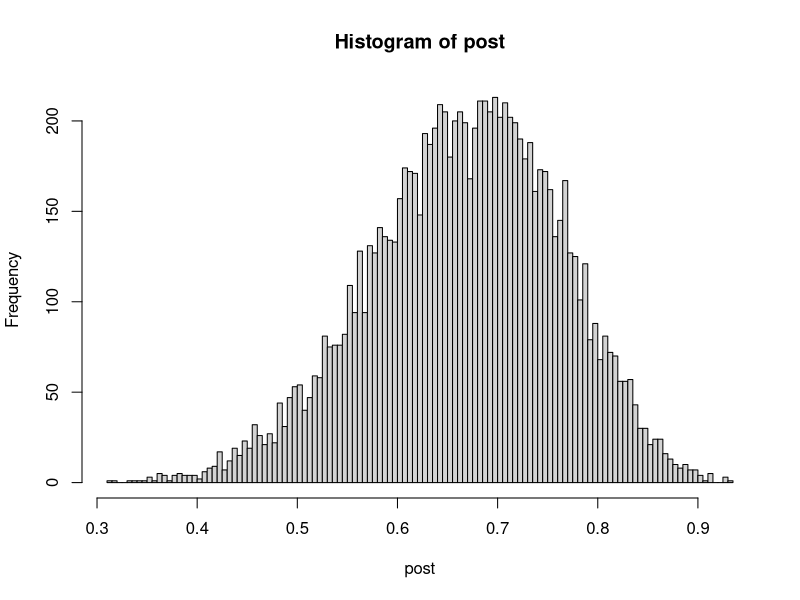
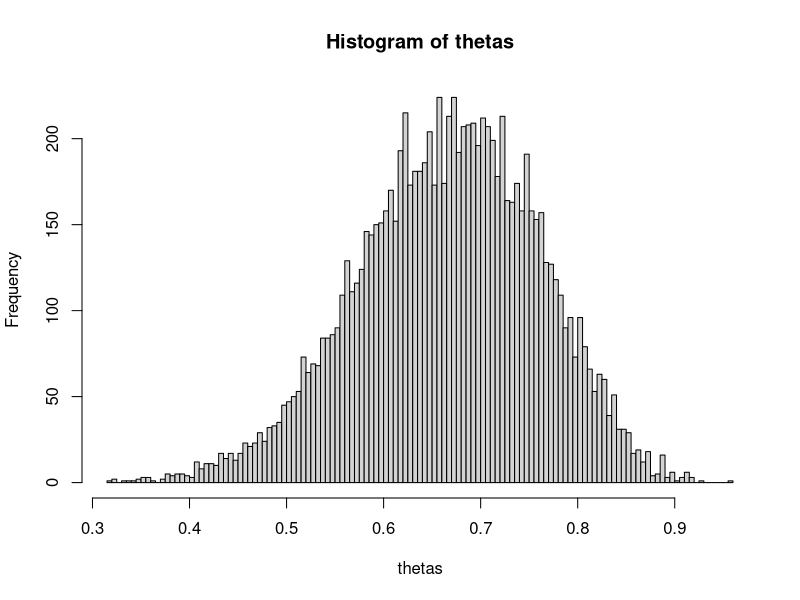
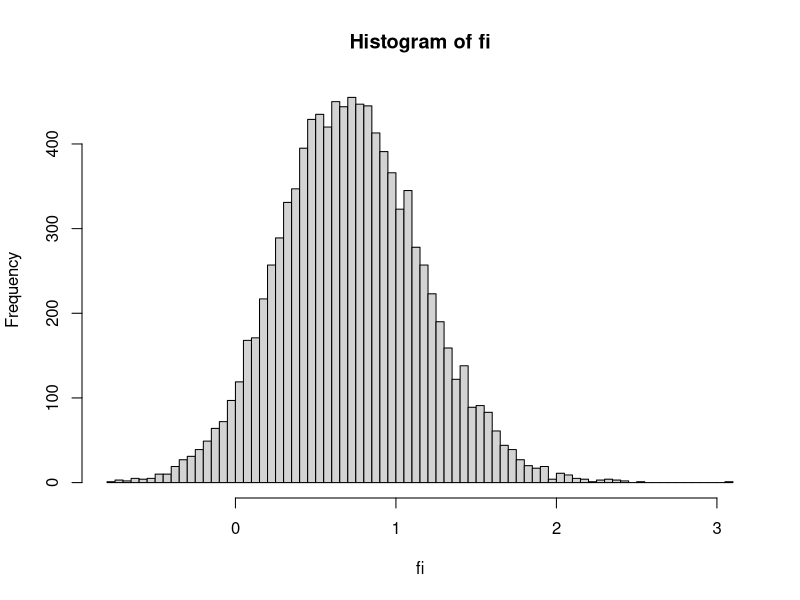
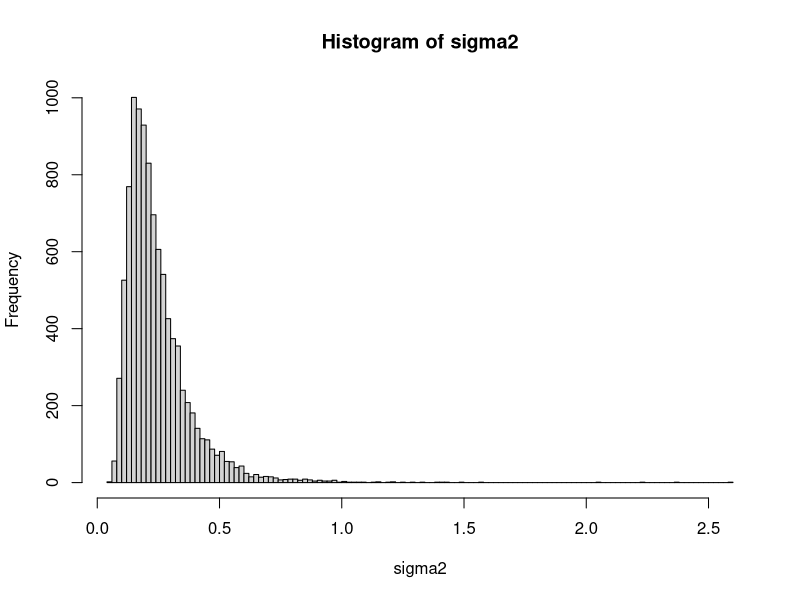
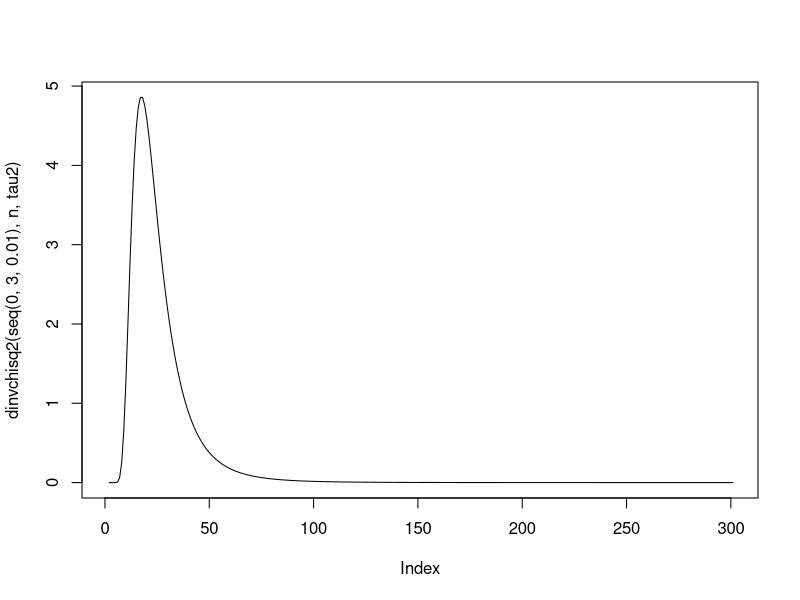
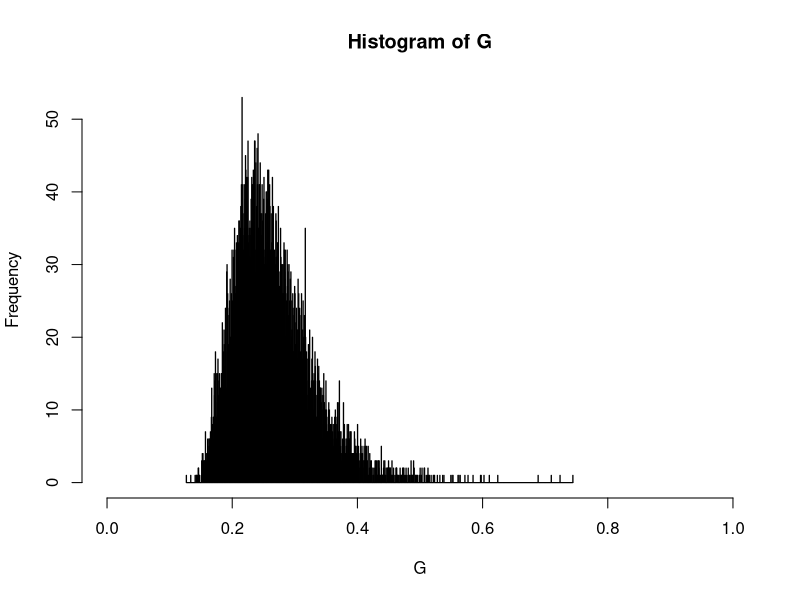
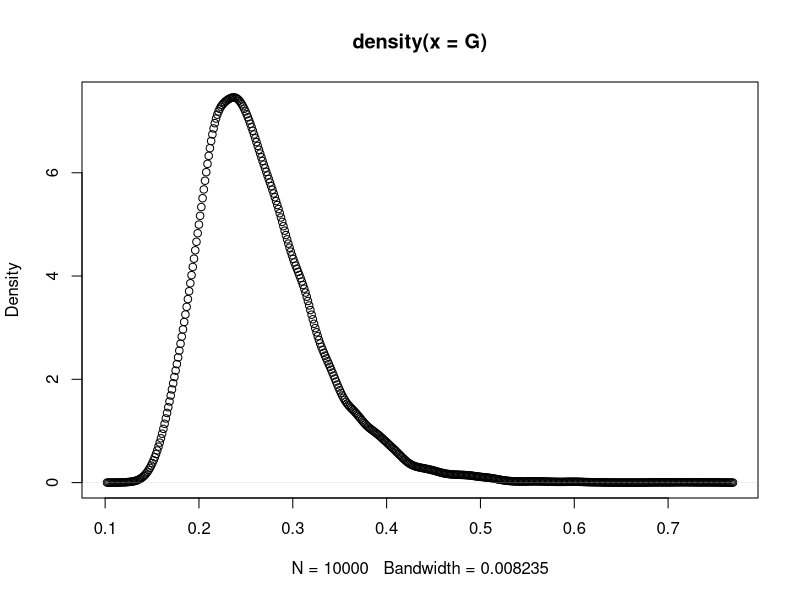
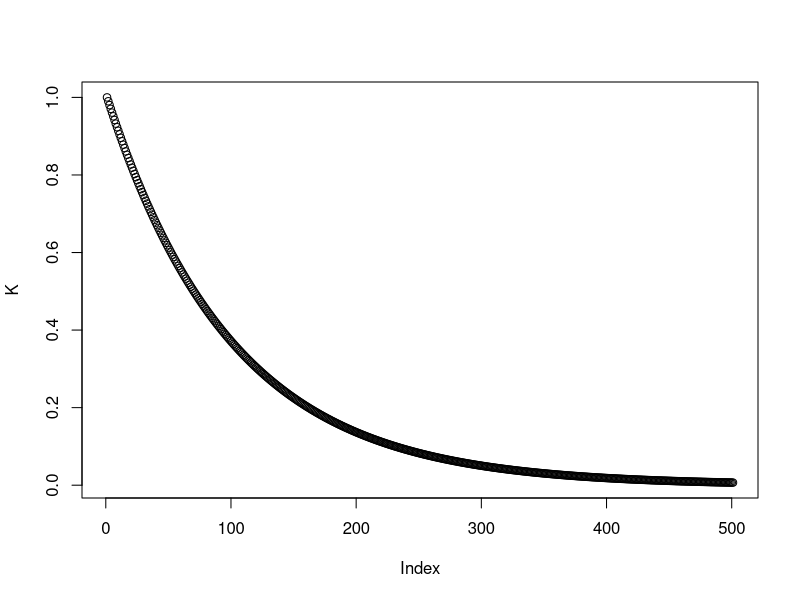

Here is the R script that generated these plots, in order:
# 1. Bernoulli ... again.

# a) Show that posterior converges to 14/20 approx. 0.7
alpha0 <- 2
beta0  <- 2 
nDraws <- 10000
n      <- 20
s      <- 14
f      <- n - s
post   <- rbeta(nDraws, alpha0 + s, beta0 + f)
hist(post, breaks = 100)

# b) Simulation to compute posterior probability P(theta < 0.4 | y)
thetas <- rbeta(nDraws, alpha0 +s , beta0 + f)
length(thetas[thetas<0.4]) / length(thetas)  # Simulated value
pbeta(0.4, alpha0+s, beta0+f)                # Exact value
hist(thetas, breaks = 100)

# c) Log odds posterior distribution
fi <- sapply(thetas, function(theta) { log(theta / (1 - theta)) })
hist(fi, breaks = 100)

# 2. Log-normal distribution and the Gini coefficient.
incomes <- c(14, 25, 45, 25, 30, 33, 19, 50, 34, 67)
mu <- 3.5
n  <- length(incomes)
tau2 <- sum((log(incomes) - mu)^2) / n 

# a) Simulate posterior draws
X      <- rchisq(nDraws, n)
sigma2 <- n*tau2/X
hist(sigma2, breaks = 100)

# Define chi squared in terms of Gamma distribution
dinvgamma <- function(x, a, b) {
  (b^a)/gamma(a) * x^(-a-1) * exp(-b/x)
}

dinvchisq2 <- function(x, n, tau2) {
  a <- n / 2
  b <- n*tau2 / 2
  dinvgamma(x, a, b)
}

plot(dinvchisq2(seq(0, 3, 0.01), n, tau2), type = 'l') # Distribution

# b) Gini coefficient posterior
G      <- 2*pnorm(sqrt(sigma2/2)) - 1
G.hist <- hist(G, breaks = 1000, xlim = 0:1)

# c) G Credible interval
G.slice <- sort(G)[(0.025*nDraws):(0.975*nDraws)]
cred.lower.bound <- min(G.slice)
cred.upper.bound <- max(G.slice)

# c) G Highest Posterior Density (HPD)
G.dens  <- density(G)
plot(G.dens, type = 'p')

i <- order(G.dens$y, decreasing = TRUE)
csum <- cumsum(G.dens$y[i])
m    <- length(csum[csum < sum(G.dens$y)*0.95])
H    <- G.dens$x[i][1:m]
hpd.lower.bound <- min(H)
hpd.upper.bound <- max(H)

# 3
# Each row in matrix p ~ 1 value of k, wrong, should be scalar
Y  <- c(-2.44, 2.14, 2.54, 1.83, 2.02, 2.33, -2.79, 2.23, 2.07, 2.02)
K  <- dexp(seq(0, 5, 0.01))
mu <- 2.39


Von.Mises <- function (y, mu, k){
  exp(k*cos(y - mu)) / (2*pi*besselI(k, 0))
}

likelihood <- function (k) { prod(Von.Mises(Y, mu, k)) }
posterior  <- function (k) { likelihood(k) * k } #?

plot(K)
plot(sapply(K, likelihood))
plot(sapply(K, posterior))


plot(Von.Mises(Y, mu, 0), ylim = c(0,4))
points(Y)
